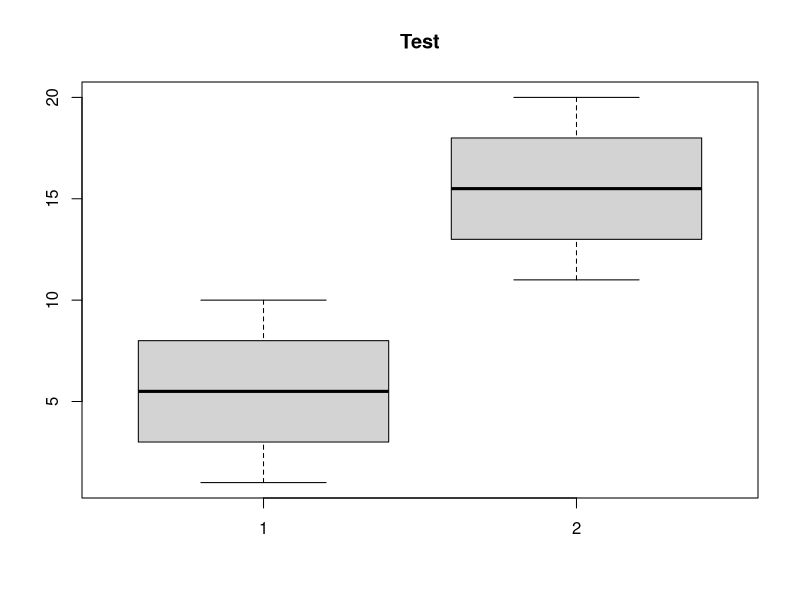

The R source for this figure:

# You created your own function? Wow!
# Who is this? We should document who we are at the top
# of our code. I have not been doing that, so I need
# to start doing it, too!

#################################################
# A function to compute a two-sample t-test and confidence 
# interval (equal-variance, independent samples).  yvec is 
# a numeric vector containing both samples' data.  trtvec 
# is a vector, same length as yvec, of treatment
# identifiers for the data in yvec.  A boxplot comparing
# the treatments' data is constructed.  Output is a one-row
# data frame reporting the results of the test, 
# confidence interval and decision.
##################################################

ttest<-function(yvec,trtvec,alpha=0.05,header="") {
  trtvec=as.factor(trtvec)
  boxplot(split(yvec,trtvec))
  title(header)
  ybar=tapply(yvec,trtvec,mean)
  varvec=tapply(yvec,trtvec,var)
  nvec=table(trtvec)
  error.df=nvec[1]+nvec[2]-2
  pooled.var=((nvec[1]-1)*varvec[1]+(nvec[2]-1)*varvec[2])/error.df
  diff12estimate=ybar[1]-ybar[2]
  stderr=sqrt(pooled.var*((1/nvec[1])+(1/nvec[2])))
  tratio=diff12estimate/stderr
  pval=2*(1-pt(abs(tratio),error.df))
  tcrit=qt(1-alpha/2,error.df)
  lower=diff12estimate-tcrit*stderr
  upper=diff12estimate+tcrit*stderr
  calpha=1-alpha
  #I created an object called “decision” which displays the result of the hypothesis test. I used the object #names “pval” for the p-value and “alpha” for the alpha level so that as the values of these objects #change, the logical operation (the if/else statement) of “decision” will adjust. For instance, if I used .05 #instead of “alpha”, the logical operation would always compare the p-value to .05 not the value stored #in “alpha” which may be changed by the user to something other than the default of .05. 
  decision<- if(pval<=alpha){decision = "Reject Null"
  }else{decision ="Fail to Reject Null"}
  #I added the decision object to the “out” statement so that  the decision will display with the function #output. I also added “Decision” to the name(out) statement so that a name will display #with the #decision output.   
  out=data.frame(diff12estimate,stderr,tratio,pval,lower,upper,alpha,decision)
  names(out)=c("Estimator","SE","T","P-value","Lower CI","Upper CI","Confidence", "Decision")
  out}

#x is a vector of the scores from both groups.
x<-c(1,2,3,4,5,6,7,8,9,10,11,12,13,14,15,16,17,18,19,20)

#y is a vector of the treatment conditions
y<-c(1,1,1,1,1,1,1,1,1,1,2,2,2,2,2,2,2,2,2,2)

#the arguments are the score vector, the treatment vector,alpha value, and header.
#the default alpha of .05 is used if not imput. 
ttest(x,y,0.05,"Test")
